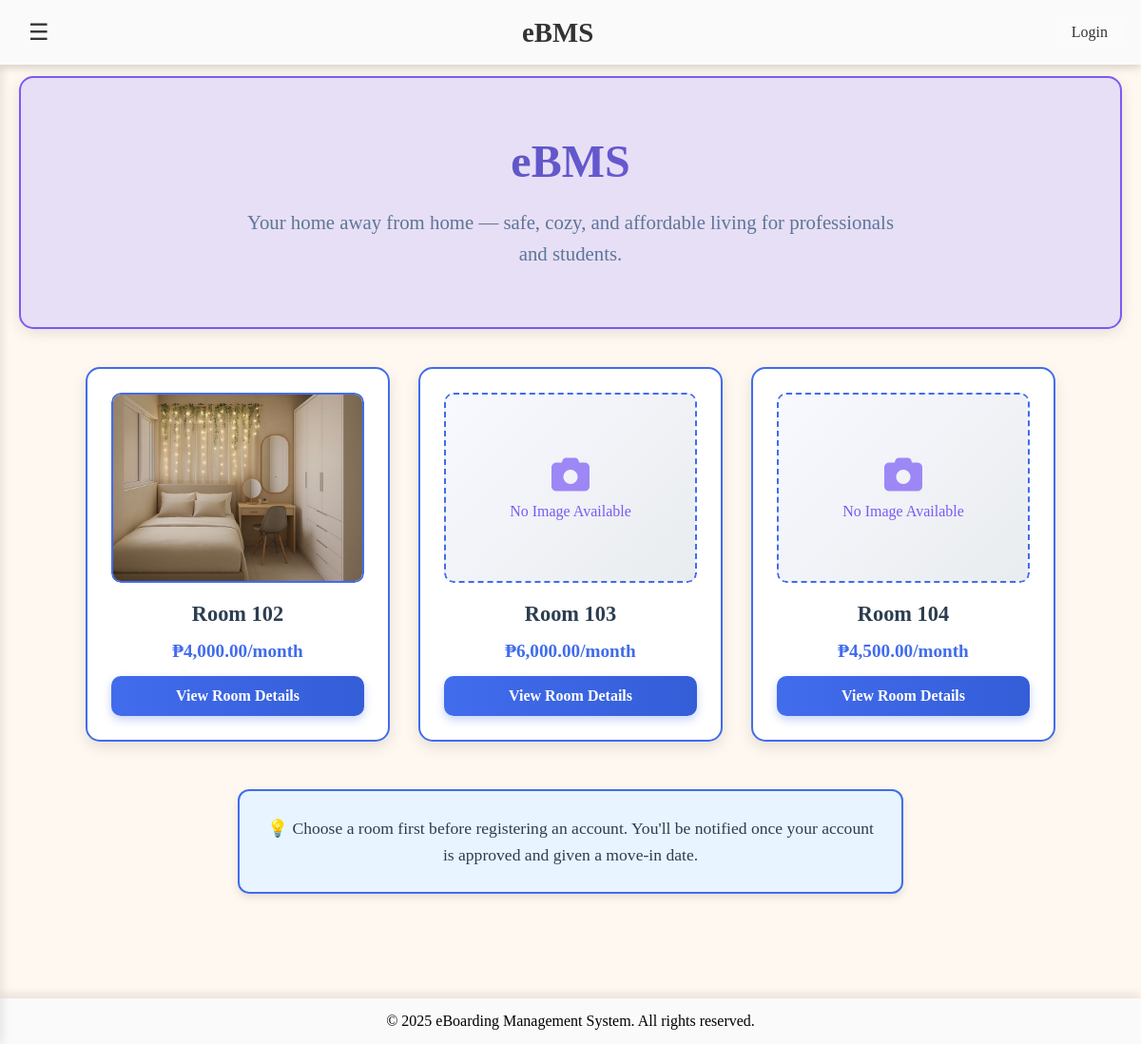
The page / on the database its author committed.
### tables this page shows
CREATE TABLE `rooms` (
  `id` int(11) NOT NULL,
  `room_number` varchar(10) NOT NULL,
  `bed_type` varchar(50) NOT NULL,
  `bathroom_type` varchar(50) NOT NULL,
  `status` varchar(20) DEFAULT 'Available',
  `monthly_rent` decimal(10,2) NOT NULL,
  `cooling_type` varchar(50) DEFAULT NULL,
  `wifi_access` varchar(50) DEFAULT NULL,
  `kitchen_access` varchar(50) DEFAULT NULL,
  `laundry_access` varchar(50) DEFAULT NULL,
  `main_img` varchar(255) DEFAULT NULL,
  `images` text DEFAULT NULL,
  `created_at` timestamp NOT NULL DEFAULT current_timestamp(),
  `image_path` varchar(255) DEFAULT ''
);

### index.php (the view, shortened to what this page needs)
<?php
include 'db.php';
?>
<!DOCTYPE html>
<html lang="en">
<head>
  <link rel="stylesheet" href="https://cdnjs.cloudflare.com/ajax/libs/font-awesome/6.4.0/css/all.min.css">
</head>
<body>
  <?php include 'index-header.php'; ?>
  <header class="header">
    <button class="menu-toggle" onclick="toggleSidebar()">☰</button>
    <div class="logo">eBMS</div>
    <a href="login.php" class="login-link">Login</a>
  </header>
  <div class="main-content" id="mainContent">
    <section class="welcome-section">
      <h1>eBMS</h1>
      <p class="tagline">Your home away from home — safe, cozy, and affordable living for professionals and students.</p>
    </section>
    <div class="rooms-container">
      <?php
      $rooms_result = $conn->query("SELECT * FROM rooms WHERE status='Available' LIMIT 3");
      if ($rooms_result->num_rows > 0) {
        while ($room = $rooms_result->fetch_assoc()) {
          $room_image = !empty($room['image_path']) ? $room['image_path'] : '';
          $has_image = !empty($room_image) && file_exists($room_image);
      ?>
      <div class="room-card">
        <div class="room-image-container">
          <?php if ($has_image): ?>
            <img src="<?php echo $room_image; ?>"
                 alt="Room <?php echo $room['room_number']; ?>"
                 class="room-image">
          <?php else: ?>
            <div class="no-image">
              <i class="fas fa-camera"></i>
              <span>No Image Available</span>
            </div>
          <?php endif; ?>
        </div>
        <span class="room-title">Room <?php echo $room['room_number']; ?></span>
        <div class="room-price">₱<?php echo number_format($room['monthly_rent'], 2); ?>/month</div>
        <button class="view-btn" onclick="viewRoomDetails('<?php echo $room['room_number']; ?>')">View Room Details</button>
      </div>
      <?php
        }
      } else {
        echo '<div class="no-rooms">
                <i class="fas fa-bed"></i>
                <h3>No rooms available at the moment</h3>
                <p>Please check back later for available rooms.</p>
              </div>';
      }
      ?>
    </div>
    <div class="note-box">
      💡 Choose a room first before registering an account. You'll be notified once your account is approved and given a move-in date.
    </div>
  </div>
  <?php include 'index-footer.php'; ?>
</body>
</html>

### index.php (style rules this page uses)
* { margin: 0; padding: 0; box-sizing: border-box; }
body { background: #FFF8F0; margin: 0; padding: 0; min-height: 100vh; }
.menu-toggle { background: none; border: none; color: white; font-size: 1.5em; cursor: pointer; padding: 5px 10px; border-radius: 5px; transition: background 0.3s; }
.logo { font-family: Arial Black; font-size: 1.8em; font-weight: bold; }
.login-link { color: white; text-decoration: none; padding: 8px 15px; border-radius: 5px; background: rgba(255,255,255,0.2); transition: background 0.3s; }
.main-content { padding: 80px 20px 60px 20px; min-height: 100vh; background: #FFF8F0; transition: margin-left 0.3s ease; width: 100%; }
.welcome-section { text-align: center; padding: 60px 20px; background: #E7DFF5; border-radius: 15px; margin-bottom: 40px; box-shadow: 0 4px 15px rgba(0,0,0,0.1); border: 2px solid #7a5af5; max-width: 1200px; margin-left: auto; margin-right: auto; }
.welcome-section h1 { font-family: Arial Black; font-size: 3em; margin-bottom: 20px; color: #4c56a1; background: linear-gradient(135deg, #4c56a1, #7a5af5); -webkit-background-clip: text; -webkit-text-fill-color: transparent; background-clip: text; }
.tagline { font-size: 1.3em; max-width: 700px; margin: 0 auto; line-height: 1.6; color: #5e7599; font-weight: 500; }
.rooms-container { display: flex; justify-content: center; gap: 30px; flex-wrap: wrap; margin: 40px 0; max-width: 1200px; margin-left: auto; margin-right: auto; }
.room-card { background: white; border: 2px solid #416cec; border-radius: 15px; padding: 25px; text-align: center; width: 320px; box-shadow: 0 6px 15px rgba(0,0,0,0.1); transition: all 0.3s ease; }
.room-image-container { width: 100%; height: 200px; border-radius: 10px; margin-bottom: 20px; position: relative; overflow: hidden; display: flex; align-items: center; justify-content: center; }
.room-image { width: 100%; height: 100%; object-fit: cover; border-radius: 10px; border: 2px solid #416cec; }
.no-image { width: 100%; height: 100%; background: linear-gradient(135deg, #f8f9ff, #e9ecef); border: 2px dashed #416cec; border-radius: 10px; display: flex; flex-direction: column; align-items: center; justify-content: center; color: #7a5af5; font-size: 1em; text-align: center; }
.no-image i { font-size: 2.5em; margin-bottom: 10px; opacity: 0.7; }
.room-title { display: block; font-size: 1.4em; color: #2c3e50; margin: 10px 0; font-weight: bold; }
.room-price { font-size: 1.2em; color: #416cec; font-weight: bold; margin: 15px 0; }
.view-btn { background: linear-gradient(90deg, #416cec, #345dd8); color: white; border: none; border-radius: 10px; padding: 12px 25px; font-size: 1em; font-family: Arial Black; cursor: pointer; transition: all 0.3s ease; box-shadow: 0 4px 10px rgba(65, 108, 236, 0.3); text-decoration: none; display: inline-block; font-weight: 600; width: 100%; }
.note-box { text-align: center; background: #e8f4ff; border: 2px solid #416cec; border-radius: 12px; padding: 25px; margin: 50px auto; max-width: 700px; color: #2c3e50; font-size: 1.1em; line-height: 1.6; box-shadow: 0 4px 10px rgba(0,0,0,0.1); }

### index-header.php (style rules this page uses)
.header { background: #FAFAFA; color: #333333; padding: 15px 20px; display: flex; justify-content: space-between; align-items: center; box-shadow: 0 2px 10px rgba(0,0,0,0.1); position: fixed; top: 0; left: 0; right: 0; z-index: 1000; }
.menu-toggle { background: none; border: none; color: #333333; font-size: 1.5em; cursor: pointer; padding: 5px 10px; border-radius: 5px; transition: background 0.3s; z-index: 1001; }
.logo { font-family: Arial Black; font-size: 1.8em; font-weight: bold; }
.login-link { color: #333333; text-decoration: none; padding: 8px 15px; border-radius: 5px; background: rgba(255,255,255,0.2); transition: background 0.3s; }

### rows shown on the page
rooms: image_path (picture), room_number "102", monthly_rent "4,000.00"
rooms: shows "No Image Available", room_number "103", monthly_rent "6,000.00"
rooms: shows "No Image Available", room_number "104", monthly_rent "4,500.00"
